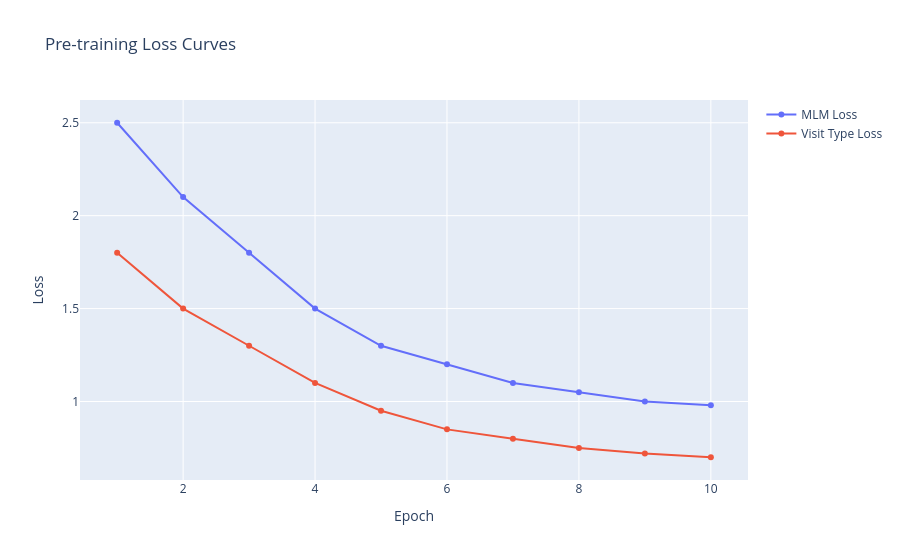

The notebook cell saved with this chart:
### Code cell
# Demonstrate masked language modeling
print("🎭 Masked Language Modeling Example:")
print("\nOriginal sequence:")
original = ['VS', '38004446', '4196708', '316866', 'VE', 'W2', 'VS', '38004446', '4098879', 'VE']
print(' '.join(original))

print("\nWith 15% masking:")
masked = original.copy()
masked_positions = [2, 8]  # Mask positions
for pos in masked_positions:
    masked[pos] = '[MASK]'
print(' '.join(masked))

print("\nModel objective: Predict masked tokens")
print(f"Position 2: [MASK] → {original[2]} (Atrial fibrillation)")
print(f"Position 8: [MASK] → {original[8]} (Type 2 diabetes)")

# Simulate training loss
epochs = list(range(1, 11))
mlm_loss = [2.5, 2.1, 1.8, 1.5, 1.3, 1.2, 1.1, 1.05, 1.0, 0.98]
vtp_loss = [1.8, 1.5, 1.3, 1.1, 0.95, 0.85, 0.8, 0.75, 0.72, 0.7]

fig = go.Figure()
fig.add_trace(go.Scatter(x=epochs, y=mlm_loss, mode='lines+markers', name='MLM Loss'))
fig.add_trace(go.Scatter(x=epochs, y=vtp_loss, mode='lines+markers', name='Visit Type Loss'))
fig.update_layout(
    title="Pre-training Loss Curves",
    xaxis_title="Epoch",
    yaxis_title="Loss",
    hovermode='x unified'
)
fig.show()

### Figure 1 — Plotly figure (JSON) as saved in the notebook; plotly's stock layout.template omitted (floating-point values rounded to 4 significant figures)
{"data": [{"mode": "lines+markers", "name": "MLM Loss", "type": "scatter", "x": [1, 2, 3, 4, 5, 6, 7, 8, 9, 10], "y": [2.5, 2.1, 1.8, 1.5, 1.3, 1.2, 1.1, 1.05, 1, 0.98]}, {"mode": "lines+markers", "name": "Visit Type Loss", "type": "scatter", "x": [1, 2, 3, 4, 5, 6, 7, 8, 9, 10], "y": [1.8, 1.5, 1.3, 1.1, 0.95, 0.85, 0.8, 0.75, 0.72, 0.7]}], "layout": {"hovermode": "x unified", "title": {"text": "Pre-training Loss Curves"}, "xaxis": {"title": {"text": "Epoch"}}, "yaxis": {"title": {"text": "Loss"}}}}
